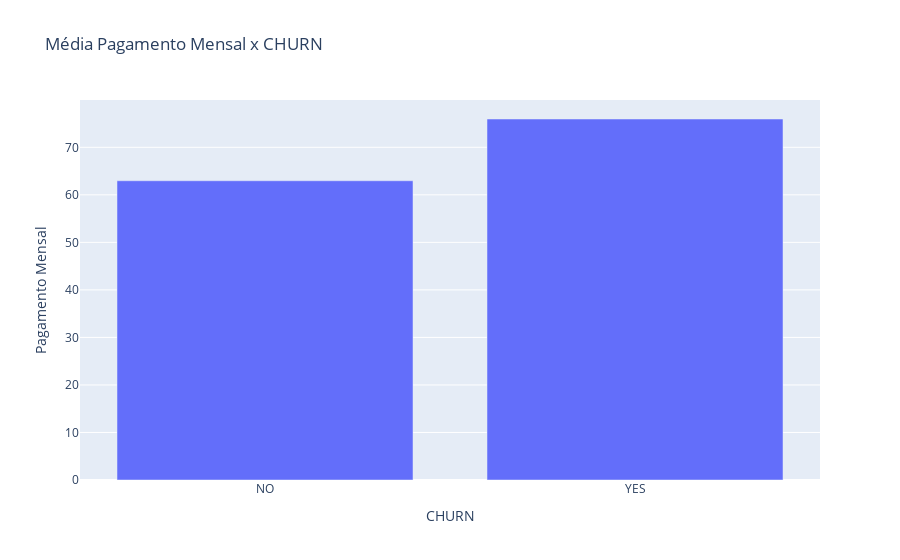

Notebook cell for this chart:
### Markdown cell above
Caso curioso, clientes que não entraram em contato com nosso suporte nos abandonaram então por aqui podemos concluir que precisa de uma investigação para entender o motivo disso, pois a logica é para ser o oposto pois quem tem problema reclama.

### Code cell
# CHURN x Pagamento Mensal
mediana = df.groupby('CHURN')['PAGAMENTO_MENSAL'].mean().reset_index()
fig = px.bar(mediana, x='CHURN', y='PAGAMENTO_MENSAL',
             title='Média Pagamento Mensal x CHURN',
             labels={'CHURN': 'CHURN', 'PAGAMENTO_MENSAL': 'Pagamento Mensal'})

fig.show()

### Figure 1 — Plotly figure (JSON) as saved in the notebook; plotly's stock layout.template omitted (floating-point values rounded to 4 significant figures)
{"data": [{"alignmentgroup": "True", "hovertemplate": "CHURN=%{x}<br>Pagamento Mensal=%{y}<extra></extra>", "legendgroup": "", "marker": {"color": "#636efa", "pattern": {"shape": ""}}, "name": "", "offsetgroup": "", "orientation": "v", "showlegend": false, "textposition": "auto", "type": "bar", "x": ["NO", "YES"], "xaxis": "x", "y": [62.96, 75.96], "yaxis": "y"}], "layout": {"barmode": "relative", "legend": {"tracegroupgap": 0}, "title": {"text": "Média Pagamento Mensal x CHURN"}, "xaxis": {"anchor": "y", "domain": [0, 1], "title": {"text": "CHURN"}}, "yaxis": {"anchor": "x", "domain": [0, 1], "title": {"text": "Pagamento Mensal"}}}}
